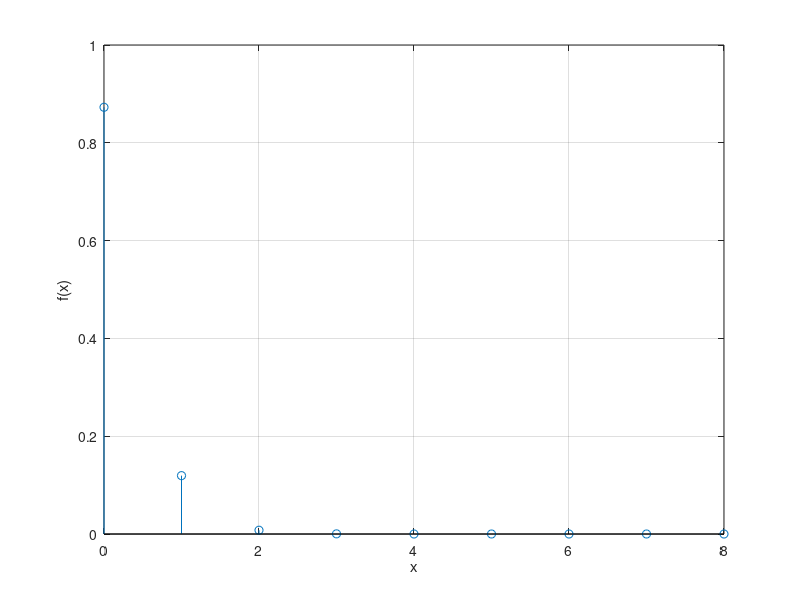

Recreate this plot in MATLAB. (Note: this script raises an error after producing the figure.)
%componente1 + componente2 = brinquedo
%1 caixa -> n brinquedos
%componente1 com defeito
p1 = 0.002;
%componente2 com defeito
p2 = 0.005;
%brinquedo com defeito se pelo menos 1 componente com defeito
%briquedo com defeito, mesmo com componentes sem defeito
pa = 0.01;

%alinea a
n = 8;
N = 1e6;
%8 componentes1 com 0.002 prob de defeito
comp1 = rand(n, N) < p1;
%8 componentes2 com 0.005 prob de defeito
comp2 = rand(n, N) < p2;
%brinquedo com 0.001 prob de defeito por montagem
mont = rand(n, N) < pa;

brinq = [comp1; comp2; mont];

def = sum(brinq);
%x - variável aleatoria do num de brinquedos com defeito
x = 0:n;            %0 brinq c/def até n brinq c/def
fx=zeros(1,9);
for i=x
    %função massa probabilidade
    fx(i+1) = sum(def==i)/N;
end
figure(1);
stem(x,fx)
grid on
xlabel('x');
ylabel('f(x)');

%alinea b

b1 = sum(fx(3:9))

%alinea c -- valor esperado, var, desvio padrao
vEsperado1 = sum(fx.*x)
var1 = sum(fx.*(x.^2)) - vEsperado^2
desvioPadrao1 = sqrt(var)

%alinea a
n = 16;
N = 1e6;
%8 componentes1 com 0.002 prob de defeito
comp1 = rand(n, N) < p1;
%8 componentes2 com 0.005 prob de defeito
comp2 = rand(n, N) < p2;
%brinquedo com 0.001 prob de defeito por montagem
mont = rand(n, N) < pa;

brinq = [comp1; comp2; mont];


def = sum(brinq);
%x - variável aleatoria do num de brinquedos com defeito
x = 0:n;            %0 brinq c/def até n brinq c/def
fx=zeros(1,17);
for i=x
    %função massa probabilidade
    fx(i+1) = sum(def==i)/N;
end
figure(2);
stem(x,fx)
grid on
xlabel('x');
ylabel('f(x)');

%alinea b -- X>=2

b = sum(fx(3:17))

%alinea c -- valor esperado, var, desvio padrao
vEsperado = sum(fx.*x)
var = sum(fx.*(x.^2)) - vEsperado^2
desvioPadrao = sqrt(var)

